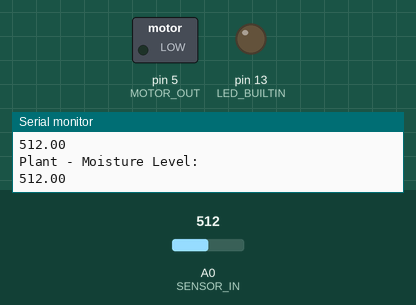
A sketch run on a simulated Arduino Uno, built with avr-gcc and run on an emulated ATmega328P. Shown: switched loads named in the sketch (green lamp = pin HIGH), output pins drawn as LEDs (lit = HIGH), the last lines printed to the serial monitor. The test bench sets the inputs (shaded band); at power-on: A0 (SENSOR_IN) = 512.

Above: at 1.7 s.
1.8 s: A0 (SENSOR_IN) set to 433
3.3 s: A0 (SENSOR_IN) set to 412
At 4.7 s:
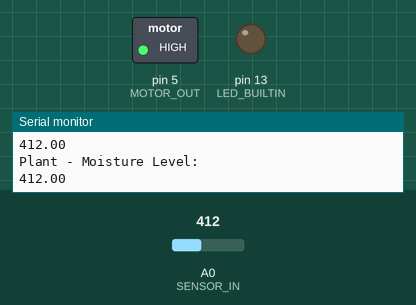
5.0 s: A0 (SENSOR_IN) set to 435
At 6.1 s:
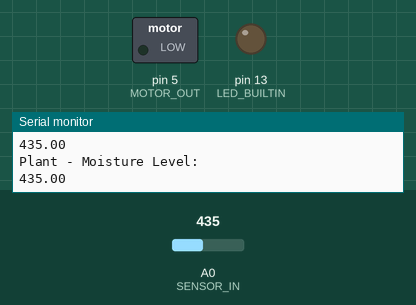
6.5 s: A0 (SENSOR_IN) set to 415
At 7.3 s:
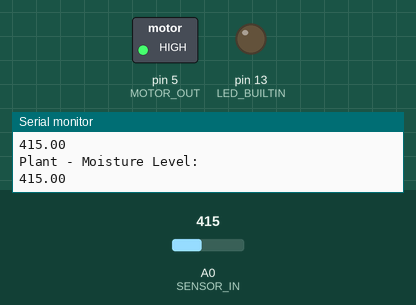
Timing chart, 0 to 9.0 s (numbered marks = the images above; inputs shaded):
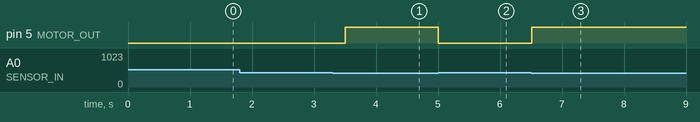

The sketch:

src.ino
```cpp
/*
  Plants waterer

  Turns on the water pump for a specified period of time when the measured soil humidity gets too low.

  This is an extremely popular DIY project that allows you to automatically water your plants according to the level of moisture in the soil.

  Most plants need less frequent watering, which can be provided with the use of this code.
  The measurement of soil moisture can be done with use of Capacitive Soil Moisture Sensor v1.2.
  (It is advised to use this model over non-protected resistance models. Check out this video:
  https://www.youtube.com/watch?v=udmJyncDvw0 )

  If you want to know what pin the on-board LED is connected to on your Arduino
  model, check the Technical Specs of your board at:
  https://www.arduino.cc/en/Main/Products

  modified 11 April 2022
  by @author rojberr
  @version 0.0.0

  This example code is shared on Github.

  https://github.com/rojberr/plants-waterer
*/
#include <Arduino.h>
#include <SoftwareSerial.h>

#define DEBUG true

int MOTOR_OUT = 5;
int SENSOR_IN = 0;

float sensorValue = 0;


// the setup function runs once when you press reset or power the board
void setup() {
  // initialize digital pin LED_BUILTIN as an output.
  pinMode(LED_BUILTIN, OUTPUT);

  Serial.begin(9600);
  pinMode(MOTOR_OUT, OUTPUT);
  pinMode(SENSOR_IN, INPUT);
  delay(500);
}

// the loop function runs over and over again forever
void loop() {

//  digitalWrite(LED_BUILTIN, HIGH);   // turn the LED and PUMP on (HIGH is the voltage level)
//  digitalWrite(MOTOR_OUT, HIGH);
//
//  delay(2000);                       // wait for 5 seconds
//
//  digitalWrite(LED_BUILTIN, LOW);    // turn the LED and PUMP off by making the voltage LOW
//  digitalWrite(MOTOR_OUT, HIGH);
  delay(500);                      // wait for 5 seconds

  Serial.println("Plant - Moisture Level:");
  sensorValue = analogRead(SENSOR_IN);
  Serial.println(sensorValue);
    if (sensorValue > 425) {
    digitalWrite(MOTOR_OUT, LOW);
  } else {
    digitalWrite(MOTOR_OUT, HIGH);
  }
}
```

Measured:
- the behaviour switches between 426 and 425 on A0 (SENSOR_IN) (found by bisection; images 0 and 1)
- after the input at 3.3 s, pin 5 (MOTOR_OUT): LOW → HIGH after 0.20 s
- after the input at 5.0 s, pin 5 (MOTOR_OUT): HIGH → LOW at once
- after the input at 6.5 s, pin 5 (MOTOR_OUT): LOW → HIGH at once
